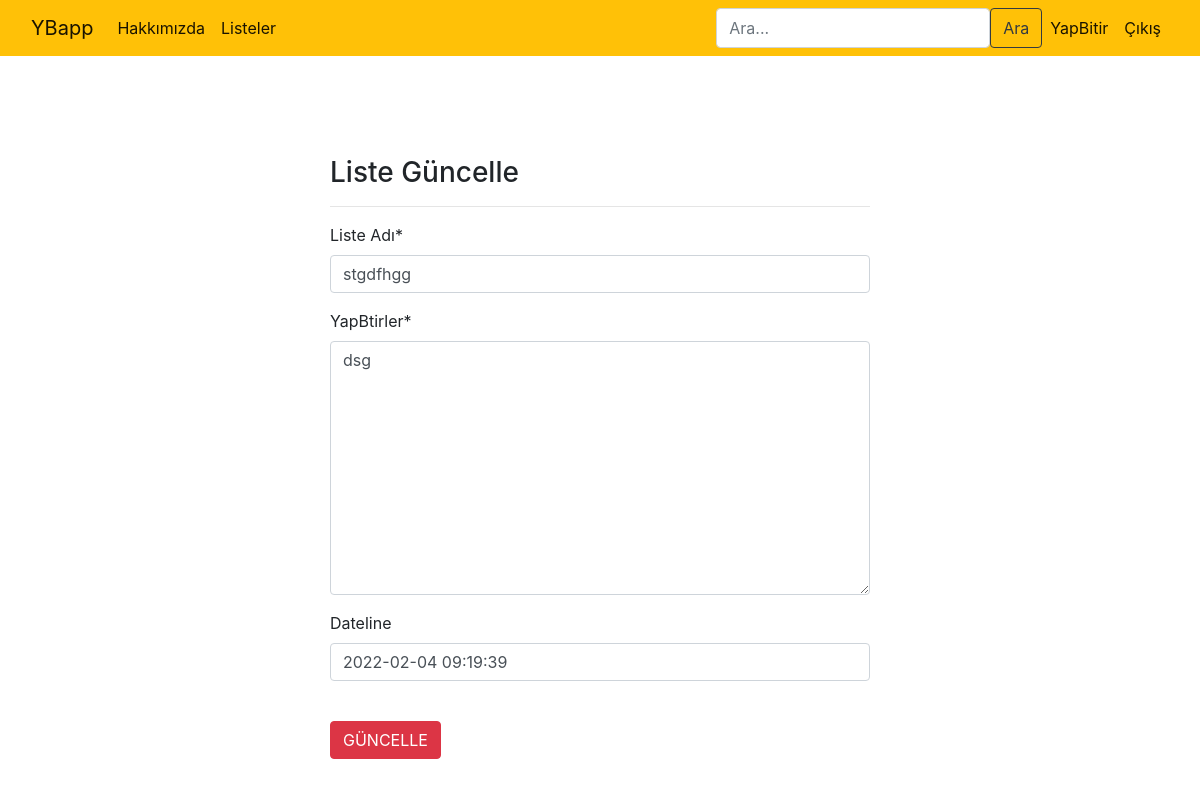
Screenshot of /yapbitirs/update/17 (signed in) with the database file from the repository.
### yapbitir/models.py (models this page shows, shortened)
class Yapbitir(models.Model):
    author = models.ForeignKey("auth.User",on_delete=models.CASCADE,verbose_name="User")
    title = models.CharField(max_length=100, verbose_name="Liste Adı")
    content = models.TextField(verbose_name="YapBtirler")
    finished = models.BooleanField(default=True,verbose_name="Tamamlandı")
    created_date = models.DateTimeField(auto_now_add=True, verbose_name="Oluşturulan Tarihi")
    dateline = models.DateTimeField(default=datetime.now,blank=True)
    class Meta:
        ordering = ['-created_date']

### yapbitir/views.py (the view)
# urls.py: path('update/<int:id>', views.updateYapbitir,name= "update"),
@login_required(login_url="user:login")
def updateYapbitir(request,id):
    yapbitir = get_object_or_404(Yapbitir,id = id,author = request.user)
    form = YapbitirForm(request.POST or None , request.FILES or None, instance= yapbitir)
    if form.is_valid():
        yapbitir = form.save(commit=False)
        yapbitir.author = request.user
        yapbitir.save()
        messages.success(request,"Liste Başarıyla Güncellendi...")
        return redirect("yapbitir:dashboard")
    return render(request,"update.html", {"form": form})

### yapbitir/forms.py
class YapbitirForm(forms.ModelForm):
    class Meta:
        model = Yapbitir
        fields = ["title" , "content" , "dateline"]

### templates/update.html (shortened to what this page needs)
{% extends "layout.html" %}
{% block body %}
{% load crispy_forms_tags %}
<div class="row">
    <div class="col-md-6 offset-md-3">
    <h3>Liste Güncelle</h3>
    <hr>
    <form method="POST" enctype="multipart/form-data">
    {{form|crispy}}
    <br>
    <button type = "submit" class = "btn btn-danger">GÜNCELLE</button>
    </div>
</div>
{% endblock %}

### rows the page displays
Yapbitir: title "stgdfhgg", content "dsg", dateline "2022-02-04 09:19:39"
